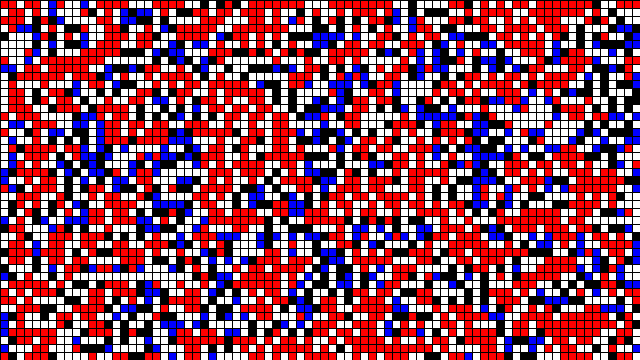
Frame 1 (no input)
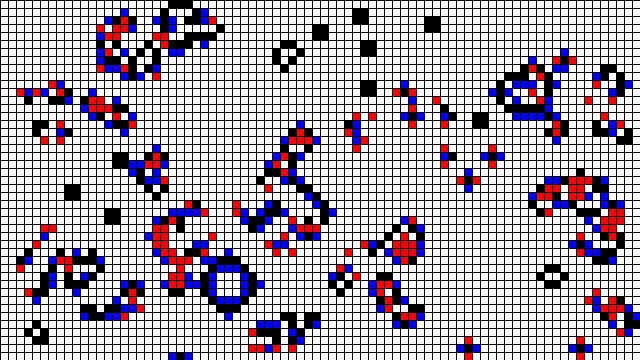
Frame 60 (the mouse pressed at the canvas centre just before this capture)
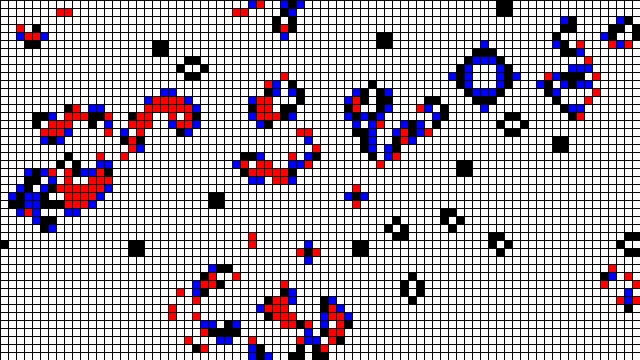
Frame 120 (the mouse held since frame 60 and released just before this capture)

The Processing sketch that drew these frames (run headless with seeded random() and noise(); from frame 60 on, the mouse is pressed at the canvas centre):

// Processing sketch: NOC_7_03_GameOfLifeOOP
// ── NOC_7_03_GameOfLifeOOP.pde
// The Nature of Code
// Daniel Shiffman
// http://natureofcode.com

// A basic implementation of John Conway's Game of Life CA

// Each cell is now an object!

GOL gol;

void setup() {
  size(640, 360);
  gol = new GOL();
}

void draw() {
  background(255);

  gol.generate();
  gol.display();
}

// reset board when mouse is pressed
void mousePressed() {
  gol.init();
}

// ── Cell.pde
// The Nature of Code
// Daniel Shiffman
// http://natureofcode.com

class Cell {

  float x, y;
  float w;

  int state;
  int previous;

  Cell(float x_, float y_, float w_) {
    x = x_;
    y = y_;
    w = w_;
    
    state = int(random(2));
    previous = state;
  }
  
  void savePrevious() {
    previous = state; 
  }

  void newState(int s) {
    state = s;
  }

  void display() {
    if (previous == 0 && state == 1) fill(0,0,255);
    else if (state == 1) fill(0);
    else if (previous == 1 && state == 0) fill(255,0,0);
    else fill(255); 
    stroke(0);
    rect(x, y, w, w);
  }
}

// ── GOL.pde
// The Nature of Code
// Daniel Shiffman
// http://natureofcode.com

class GOL {

  int w = 8;
  int columns, rows;

  // Game of life board
  Cell[][] board;


  GOL() {
    // Initialize rows, columns and set-up arrays
    columns = width/w;
    rows = height/w;
    board = new Cell[columns][rows];
    init();
  }

  void init() {
    for (int i = 0; i < columns; i++) {
      for (int j = 0; j < rows; j++) {
        board[i][j] = new Cell(i*w, j*w, w);
      }
    }
  }

  // The process of creating the new generation
  void generate() {
     for ( int i = 0; i < columns;i++) {
      for ( int j = 0; j < rows;j++) {
        board[i][j].savePrevious();
      }
    }
    

    // Loop through every spot in our 2D array and check spots neighbors
    for (int x = 0; x < columns; x++) {
      for (int y = 0; y < rows; y++) {

        // Add up all the states in a 3x3 surrounding grid
        int neighbors = 0;
        for (int i = -1; i <= 1; i++) {
          for (int j = -1; j <= 1; j++) {
            neighbors += board[(x+i+columns)%columns][(y+j+rows)%rows].previous;
          }
        }

        // A little trick to subtract the current cell's state since
        // we added it in the above loop
        neighbors -= board[x][y].previous;

        // Rules of Life
        if      ((board[x][y].state == 1) && (neighbors <  2)) board[x][y].newState(0);           // Loneliness
        else if ((board[x][y].state == 1) && (neighbors >  3)) board[x][y].newState(0);           // Overpopulation
        else if ((board[x][y].state == 0) && (neighbors == 3)) board[x][y].newState(1);           // Reproduction
        // else do nothing!
      }
    }
  }

  // This is the easy part, just draw the cells, fill 255 for '1', fill 0 for '0'
  void display() {
    for ( int i = 0; i < columns;i++) {
      for ( int j = 0; j < rows;j++) {
        board[i][j].display();
      }
    }
  }
}
